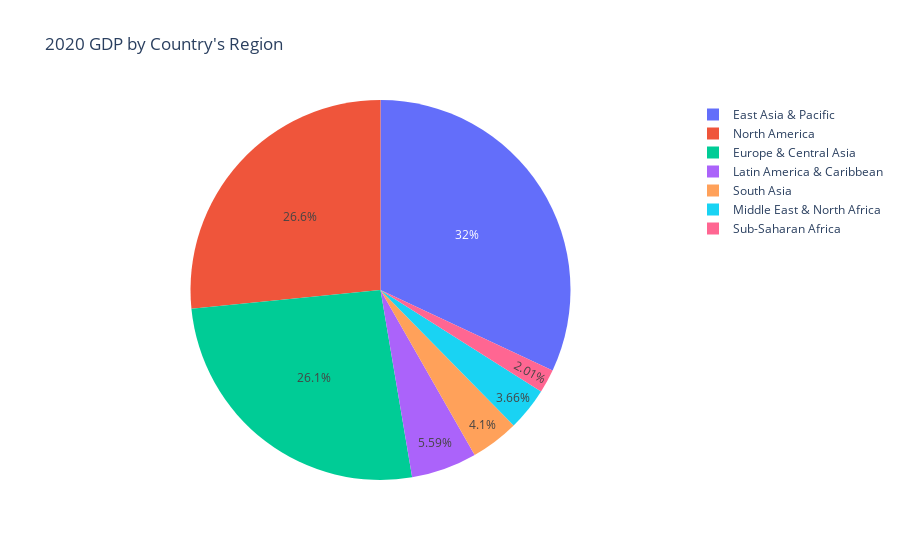

Write notebook code for a chart like this one.
### Code cell
fig = px.pie(data, values='2020', 
             names='Country Name', 
             title="2020 GDP by Country's Region", 
             labels={'Country Name':'Region', 
                     '2020':'GDP', 
                     'Number of Countries':'Number of Countries'},
             hover_data=['Number of Countries'])
fig.show()

### Figure 1 — Plotly figure (JSON) as saved in the notebook; plotly's stock layout.template omitted (floating-point values rounded to 4 significant figures)
{"data": [{"customdata": [[37], [58], [42], [21], [3], [8], [48]], "domain": {"x": [0, 1], "y": [0, 1]}, "hovertemplate": "Region=%{label}<br>GDP=%{value}<br>Number of Countries=%{customdata[0]}<extra></extra>", "labels": ["East Asia & Pacific", "Europe & Central Asia", "Latin America & Caribbean", "Middle East & North Africa", "North America", "South Asia", "Sub-Saharan Africa"], "legendgroup": "", "name": "", "showlegend": true, "type": "pie", "values": [27118700000000, 22133900000000, 4743150000000, 3106900000000, 22546000000000, 3482470000000, 1706090000000]}], "layout": {"autosize": true, "legend": {"tracegroupgap": 0}, "title": {"text": "2020 GDP by Country's Region"}}}
